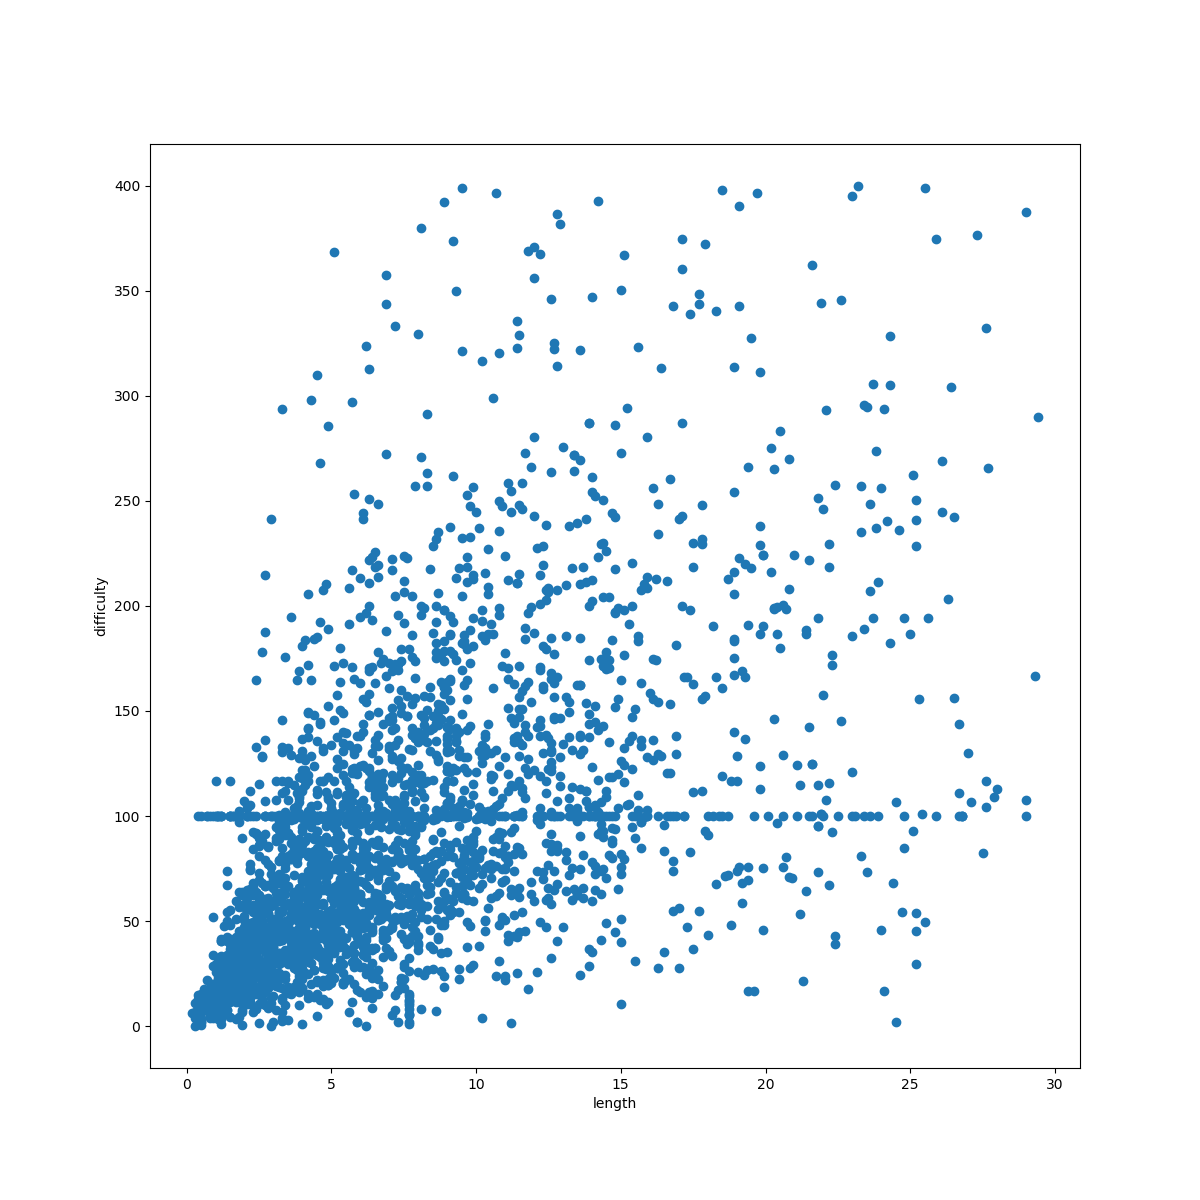

This chart was generated by the following Python code:

import pandas as pd
import seaborn as sns
import matplotlib.pyplot as plt
from matplotlib.font_manager import FontProperties

fp = FontProperties(fname=r'C:\Windows\Fonts\YUMIN.TTF', size=8)

# GOTHICI.TTF YUMIN.TTF
df = pd.read_csv('leg.csv',encoding='cp932')
df = df[['difficulty','length']]
df = df[df['difficulty'] < 400]
df = df[df['length'] < 30]

ax = plt.figure(figsize=(12,12)).add_subplot(1,1,1)
ax.scatter(df['length'],df['difficulty'])
plt.ylabel('difficulty')
plt.xlabel('length')

#for k in agg_meidai.itertuples():
#        plt.annotate(k[0],(k.lossRate,k.speed),fontproperties=fp)
#plt.savefig("graph.png")

plt.savefig("leg_per_dist_scatter.png")
